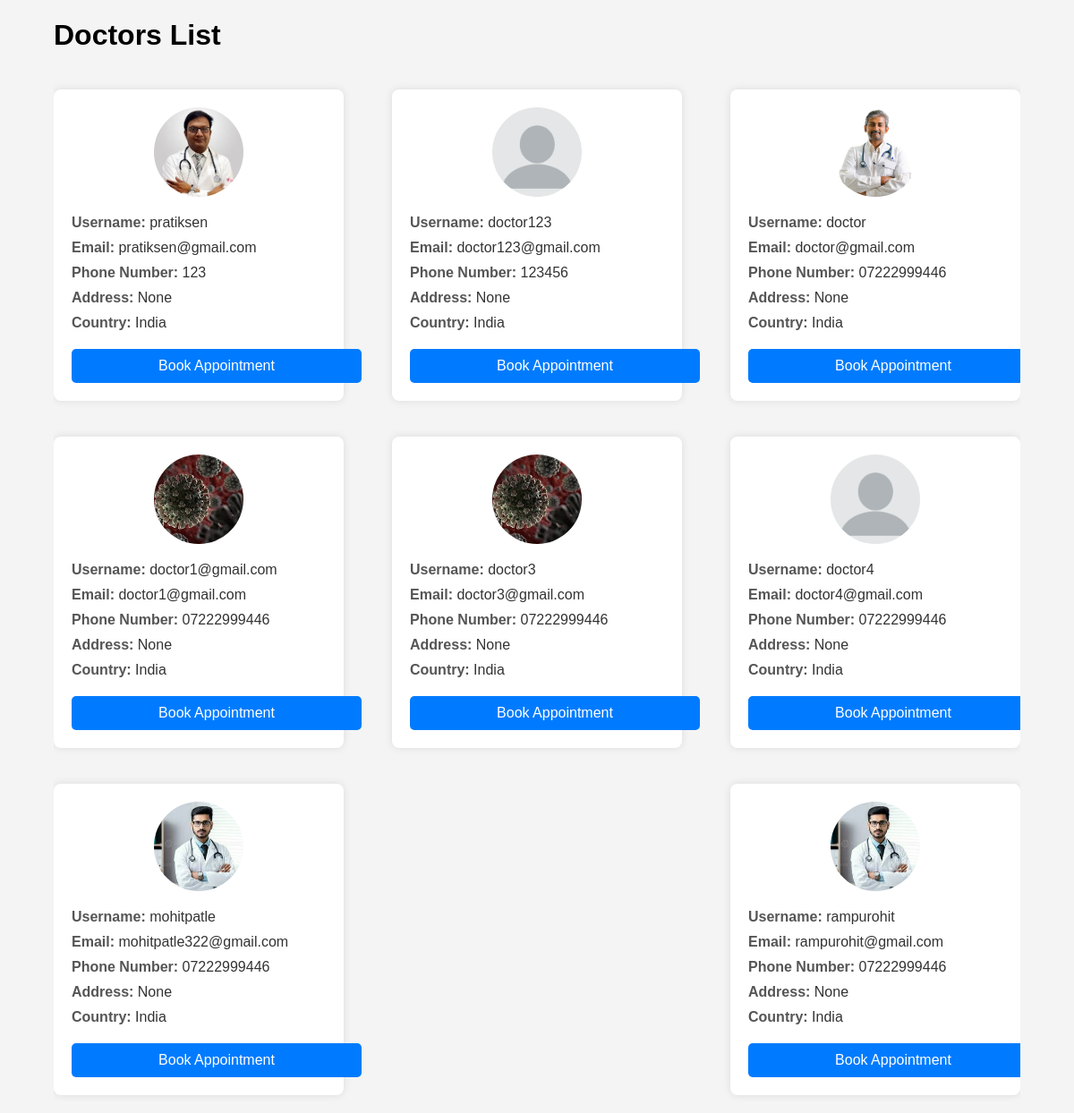
The page /doctor_list/ on the database its author committed.
### accounts/models.py (models this page shows, shortened)
class User(AbstractBaseUser,PermissionsMixin):
    DOCTOR = 1
    PATIENT = 2
    ROLE_CHOICE = (
        (DOCTOR,'Doctor'),
        (PATIENT,'Patient'),
    )
    first_name = models.CharField(max_length=50)
    last_name = models.CharField(max_length=50)
    username = models.CharField(max_length=50,unique=True)
    email = models.EmailField(max_length=100,unique=True)
    phone_number = models.CharField(max_length=12,blank=True)
    role = models.PositiveSmallIntegerField(choices=ROLE_CHOICE,blank=True,null=True)
    address = models.CharField(max_length=250,blank=True,null=True)
    country = models.CharField(max_length=15,blank=True,null=True)
    state = models.CharField(max_length=15,blank=True,null=True)
    city = models.CharField(max_length=15,blank=True,null=True)
    pin_code = models.CharField(max_length=6,blank=True,null=True)
    date_joined = models.DateTimeField(auto_now_add=True)
    last_login = models.DateTimeField(auto_now_add=True)
    create_date = models.DateTimeField(auto_now_add=True)
    modified_date = models.DateTimeField(auto_now_add=True)
    is_admin = models.BooleanField(default=False)
    is_staff = models.BooleanField(default=False)
    is_active = models.BooleanField(default=False)
    is_superadmin = models.BooleanField(default=False)
    groups = models.ManyToManyField(
        'auth.Group',
        related_name='custom_user_set',  # Custom related_name
        blank=True,
        help_text=('The groups this user belongs to. A user will get all permissions granted to each of their groups.'),
        verbose_name=('groups'),
    )
    user_permissions = models.ManyToManyField(
        'auth.Permission',
        related_name='custom_user_set',  # Custom related_name
        blank=True,
        help_text=('Specific permissions for this user.'),
        verbose_name=('user permissions'),
    )
    USERNAME_FIELD = 'email'
    REQUIRED_FIELDS = ['username','first_name','last_name']
    objects = UserManager()

class Doctor(models.Model):
    user = models.OneToOneField(User, on_delete=models.CASCADE)
    profile_picture = models.ImageField(upload_to='Doctor_profile/', blank=True, null=True)
    speciality = models.CharField(max_length=100)

### accounts/views.py (the view)
# urls.py: path('doctor_list/',views.doctor_list,name='doctor_list'),
def doctor_list(request):
    user = User.objects.filter(role=User.DOCTOR)
    print(user[0].doctor.profile_picture.url)
    context = {
        'user':user
    }
    return render(request, 'doctor_list.html',context)

### templates/doctor_list.html (shortened to what this page needs)
{% load static %}
<!DOCTYPE html>
<html lang="en">
<head>
</head>
<body>
    <div class="container">
        <h1>Doctors List</h1>
        <div class="doctor-list">
            {% for doc in user %}
                <div class="doctor-item">
                    {% if doc.doctor.profile_picture %}
                    <img src="{{ doc.doctor.profile_picture.url }}" alt="{{ doc.username }}" class="doctor-image">
                    {% else %}
                    <img src="{% static 'custom/custom_img.png' %}" alt="{{ doc.username }}" class="doctor-image">
                    {% endif %}
                    <div class="doctor-info">
                        <span class="info-label">Username: </span><span class="info-value">{{ doc.username }}</span>
                    </div>
                    <div class="doctor-info">
                        <span class="info-label">Email: </span><span class="info-value">{{ doc.email }}</span>
                    </div>
                    <div class="doctor-info">
                        <span class="info-label">Phone Number: </span><span class="info-value">{{ doc.phone_number }}</span>
                    </div>
                    <div class="doctor-info">
                        <span class="info-label">Address: </span><span class="info-value">{{ doc.address }}</span>
                    </div>
                    <div class="doctor-info">
                        <span class="info-label">Country: </span><span class="info-value">{{ doc.country }}</span>
                    </div>
                    <a href="{% url 'book_appointment' doc.id %}" class="book-appointment">Book Appointment</a>
                </div>
            {% endfor %}
        </div>
    </div>
</body>
</html>

### templates/doctor_list.html (style rules this page uses)
body { font-family: Arial, sans-serif; background-color: #f4f4f4; margin: 0; padding: 0; }
.container { width: 90%; margin: auto; overflow: hidden; }
.doctor-list { display: flex; flex-wrap: wrap; justify-content: space-between; }
.doctor-item { background: #fff; padding: 20px; margin: 20px 0; border-radius: 8px; box-shadow: 0 0 10px rgba(0, 0, 0, 0.1); text-align: left; flex: 0 0 30%; box-sizing: border-box; }
.doctor-image { width: 100px; height: 100px; border-radius: 50%; object-fit: cover; display: block; margin: 0 auto 20px; }
.doctor-info { margin-bottom: 10px; }
.info-label { font-weight: bold; color: #555; }
.info-value { color: #333; }
.book-appointment { display: inline-block; padding: 10px 20px; margin-top: 10px; font-size: 16px; color: #fff; background-color: #007BFF; border: none; border-radius: 5px; cursor: pointer; text-decoration: none; text-align: center; width: 100%; }

### rows shown on the page
User: doctor.profile_picture (picture), username "pratiksen", email "pratiksen@gmail.com", phone_number "123", address "None", country "India"
User: username "doctor123", email "doctor123@gmail.com", phone_number "123456", address "None", country "India"
User: doctor.profile_picture (picture), username "doctor", email "doctor@gmail.com", phone_number "07222999446", address "None", country "India"
User: doctor.profile_picture (picture), username "doctor1@gmail.com", email "doctor1@gmail.com", phone_number "07222999446", address "None", country "India"
User: doctor.profile_picture (picture), username "doctor3", email "doctor3@gmail.com", phone_number "07222999446", address "None", country "India"
User: username "doctor4", email "doctor4@gmail.com", phone_number "07222999446", address "None", country "India"
User: doctor.profile_picture (picture), username "mohitpatle", email "mohitpatle322@gmail.com", phone_number "07222999446", address "None", country "India"
User: doctor.profile_picture (picture), username "rampurohit", email "rampurohit@gmail.com", phone_number "07222999446", address "None", country "India"
